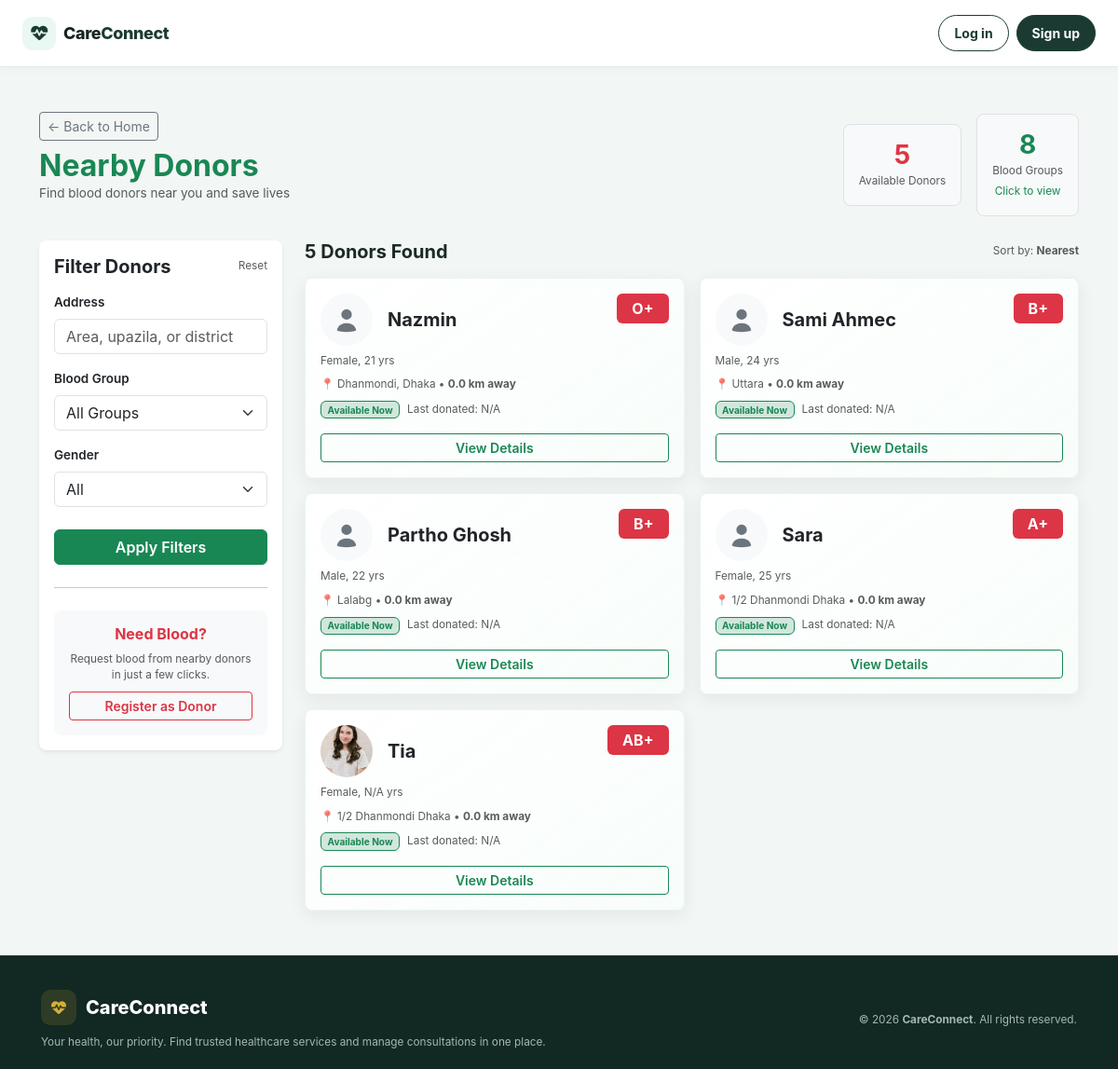
Page /donors/nearby/ on the earlier database version.
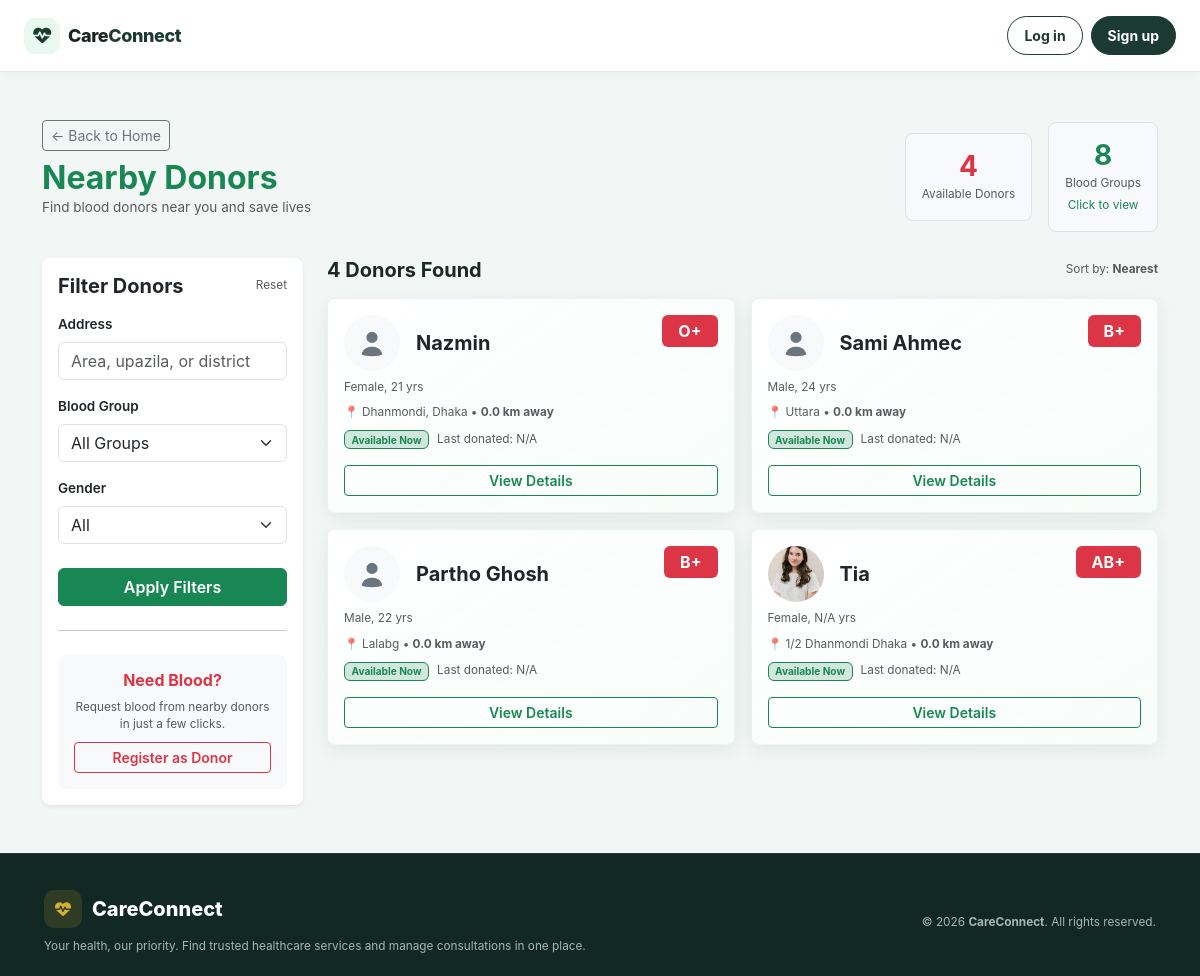
Same page on the later database version.
### donors/models.py (models this page shows, shortened)
class Donor(models.Model):
    GENDER_CHOICES = [
        ('Male', 'Male'),
        ('Female', 'Female'),
        ('Other', 'Other'),
    ]
    BLOOD_GROUP_CHOICES = [
        ('A+', 'A+'), ('A-', 'A-'),
        ('B+', 'B+'), ('B-', 'B-'),
        ('AB+', 'AB+'), ('AB-', 'AB-'),
        ('O+', 'O+'), ('O-', 'O-'),
    ]
    user = models.OneToOneField(User, on_delete=models.CASCADE, null=True, blank=True)
    full_name = models.CharField(max_length=100)
    profile_photo = models.ImageField(
        upload_to='donor_photos/',
        blank=True,
        null=True,
    )
    age = models.IntegerField(null=True, blank=True)
    gender = models.CharField(max_length=10, choices=GENDER_CHOICES)
    blood_group = models.CharField(max_length=5, choices=BLOOD_GROUP_CHOICES)
    email = models.EmailField(blank=True, null=True)
    phone_number = models.CharField(max_length=15)
    whatsapp_number = models.CharField(max_length=15, blank=True, null=True)
    about_me = models.TextField(blank=True, null=True)
    languages = models.CharField(max_length=200, blank=True, null=True)
    district = models.CharField(max_length=100)
    upazila = models.CharField(max_length=100, blank=True, null=True)
    area = models.CharField(max_length=100)
    occupation = models.CharField(max_length=100, blank=True, null=True)
    last_donated = models.DateField(null=True, blank=True)
    is_available = models.BooleanField(default=True)
    latitude = models.FloatField(null=True, blank=True)
    longitude = models.FloatField(null=True, blank=True)
    created_at = models.DateTimeField(auto_now_add=True)

### donors/views.py (the view)
# urls.py: path('nearby/', views.nearby_donors, name='nearby_donors'),
def nearby_donors(request):
    blood_group = request.GET.get('blood_group', '')
    gender = request.GET.get('gender', '')
    address = request.GET.get('address', '').strip()
    try:
        user_lat = float(request.GET.get('lat', 23.7461))
        user_lng = float(request.GET.get('lng', 90.3742))
        radius = float(request.GET.get('radius', 20050.0))
    except ValueError:
        user_lat, user_lng, radius = 23.7461, 90.3742, 10.0
    donors = Donor.objects.filter(is_available=True)
    available_donors_count = donors.count()
    if blood_group and blood_group != 'All Groups':
        donors = donors.filter(blood_group=blood_group)
    if gender and gender != 'All':
        donors = donors.filter(gender=gender)
    if address:
        donors = donors.filter(
            Q(area__icontains=address)
            | Q(upazila__icontains=address)
            | Q(district__icontains=address)
        )
    donor_list = []
    for donor in donors:
        if donor.latitude is None or donor.longitude is None:
            donor.distance = None
            donor_list.append(donor)
            continue
        dist = calculate_distance(user_lat, user_lng, donor.latitude, donor.longitude)
        if dist <= radius:
            donor.distance = round(dist, 1)
            donor_list.append(donor)
    donor_list.sort(key=lambda x: (
        x.distance is None,
        x.distance if x.distance is not None else 0,
    ))
    context = {
        'donors': donor_list,
        'user_lat': user_lat,
        'user_lng': user_lng,
        'radius': radius,
        'total_donors': len(donor_list),
        'available_donors_count': available_donors_count,
        'selected_blood_group': blood_group,
        'selected_gender': gender,
        'selected_address': address,
    }
    return render(request, 'donors/nearby_donors.html', context)

### donors/views.py (called while the page is built)
def calculate_distance(lat1, lon1, lat2, lon2):
    R = 6371  # Earth radius in kilometers
    dlat = math.radians(lat2 - lat1)
    dlon = math.radians(lon2 - lon1)
    a = math.sin(dlat / 2) ** 2 + math.cos(math.radians(lat1)) * math.cos(math.radians(lat2)) * math.sin(dlon / 2) ** 2
    c = 2 * math.atan2(math.sqrt(a), math.sqrt(1 - a))
    return R * c

### templates/donors/nearby_donors.html (shortened to what the changed rows need)
{% extends 'base.html' %}
{% block content %}
<div class="container py-4 donor-page-shell">
    <div class="d-flex justify-content-between align-items-center mb-4">
        <div>
            <h2 class="fw-bold text-success mb-0">Nearby Donors</h2>
        </div>
        <div class="d-flex align-items-center gap-3">
            <div class="bg-light p-3 rounded-3 text-center border">
                <h3 class="fw-bold mb-0 text-danger">{{ available_donors_count }}</h3>
                <small class="text-muted">Available Donors</small>
            </div>
        </div>
    </div>
    <div class="row g-4">
        <div class="col-md-9">
            <div class="d-flex justify-content-between align-items-center mb-3">
                <h5 class="fw-bold mb-0">{{ total_donors }} Donors Found</h5>
                <span class="text-muted small">Sort by: <strong>Nearest</strong></span>
            </div>
            <div class="row g-3">
                {% for donor in donors %}
                <div class="col-md-6">
                    <div class="card donor-card p-3 border-0 shadow-sm rounded-3 h-100" data-donor-card>
                        <div class="donor-card-content">
                        <div class="d-flex justify-content-between align-items-start mb-2">
                            <div class="d-flex align-items-center gap-3">
                                {% if donor.profile_photo %}
                                    <img
                                        src="{{ donor.profile_photo.url }}"
                                        alt="{{ donor.full_name }}'s profile photo"
                                        class="rounded-circle flex-shrink-0"
                                        style="width: 56px; height: 56px; object-fit: cover;"
                                    >
                                {% else %}
                                    <span class="rounded-circle bg-light text-secondary d-inline-flex align-items-center justify-content-center flex-shrink-0" style="width: 56px; height: 56px;" role="img" aria-label="No profile photo">
                                        <svg xmlns="http://www.w3.org/2000/svg" width="30" height="30" fill="currentColor" viewBox="0 0 16 16" aria-hidden="true">
                                            <path d="M8 8a3 3 0 1 0 0-6 3 3 0 0 0 0 6Zm5.5 6s-.5-4-5.5-4-5.5 4-5.5 4 .5 1 5.5 1 5.5-1 5.5-1Z"/>
                                        </svg>
                                    </span>
                                {% endif %}
                                <h5 class="fw-bold mb-0 text-dark">{{ donor.full_name }}</h5>
                            </div>
                            <span class="badge bg-danger fs-6 px-3 py-2">{{ donor.blood_group }}</span>
                        </div>
                        <small class="text-muted mb-2">{{ donor.gender }}, {{ donor.age|default:"N/A" }} yrs</small>
                        <p class="text-muted small mb-2">
                            📍 {{ donor.area }} •
                            {% if donor.distance is not None %}
                                <strong>{{ donor.distance }} km away</strong>
                            {% else %}
                                <strong>Location not set</strong>
                            {% endif %}
                        </p>
                        <div class="d-flex align-items-center gap-2 mb-3">
                            {% if donor.is_available %}
                            <span class="badge bg-success-subtle text-success border border-success">Available Now</span>
                            {% else %}
                            <span class="badge bg-secondary-subtle text-secondary">Not Available</span>
                            {% endif %}
                            <small class="text-muted">Last donated: {{ donor.last_donated_date|default:"N/A" }}</small>
                        </div>
                        <a href="{% url 'donor_detail' donor.id %}" class="btn btn-outline-success btn-sm w-100 mt-auto fw-semibold donor-detail-link" data-detail-transition>View Details</a>
                        </div>
                    </div>
                </div>
                {% empty %}
                <div class="col-12 text-center py-5">
                    <h5 class="text-muted">No donors found matching your search criteria.</h5>
                    <a href="{% url 'register_donor' %}" class="btn btn-success mt-2">Be the first to register as a donor!</a>
                </div>
                {% endfor %}
            </div>
        </div>
    </div>
</div>
{% endblock %}

Differences in the rows shown:
removed Donor: full_name "Sara", blood_group "A+", gender "Female", age "25", area "1/2 Dhanmondi Dhaka", distance "0.0", is_available "Available Now", last_donated_date "N/A"
Other differences:
{{ available_donors_count }}: "5" → "4"
{{ total_donors }}: "5" → "4"
